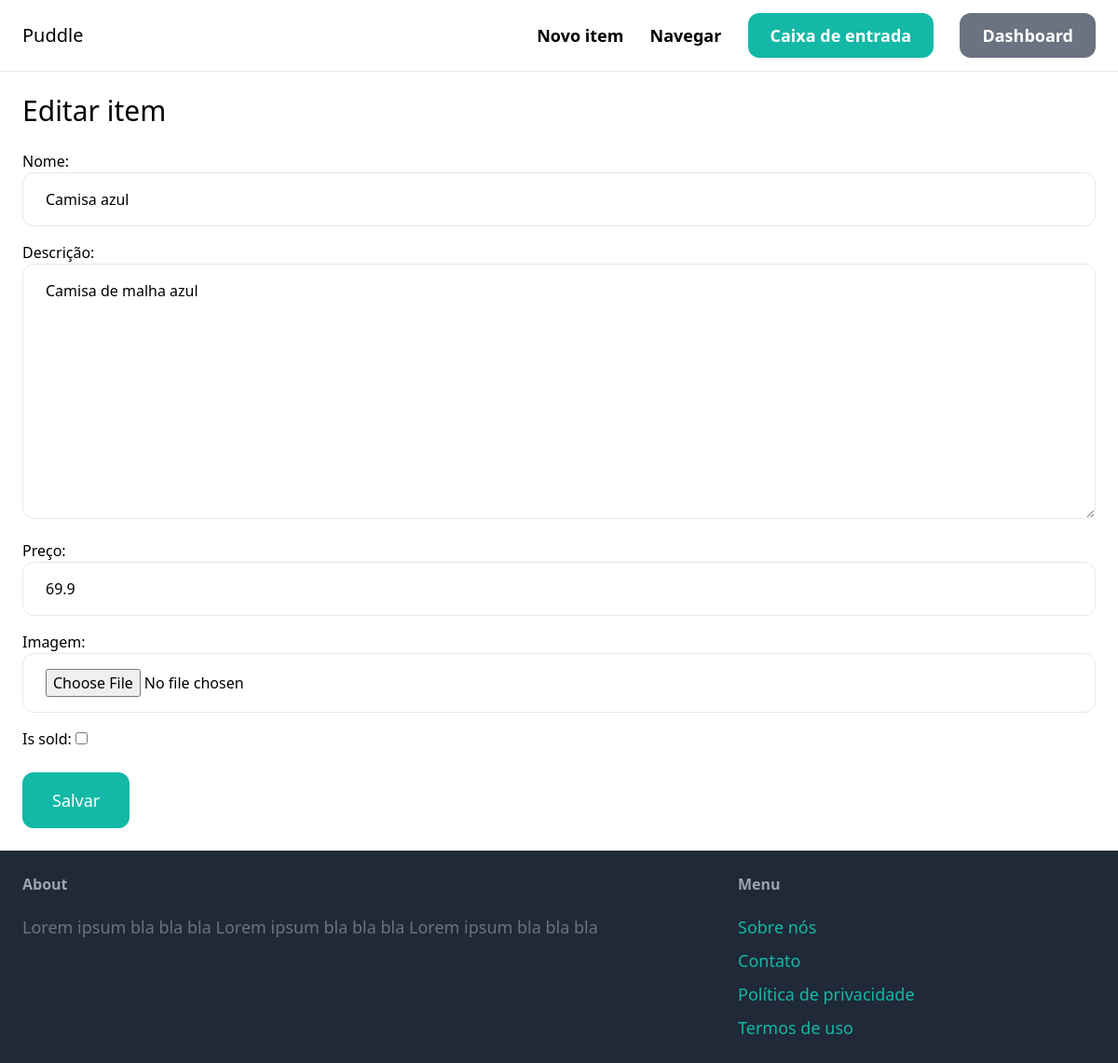
The app's page /items/2/edit/ (signed in) with its own data.
### item/models.py (models this page shows, shortened)
class Item(models.Model):
    category = models.ForeignKey(Category, related_name='items', on_delete=models.CASCADE)
    name = models.CharField(max_length=255)
    description = models.TextField(blank=True, null=True)
    price = models.FloatField()
    image = models.ImageField(upload_to='item_images', blank=True, null=True)
    is_sold = models.BooleanField(default=False)
    created_by = models.ForeignKey(User, related_name='items', on_delete=models.CASCADE)
    created_at = models.DateTimeField(auto_now_add=True)

### item/views.py (the view)
# urls.py: path('<int:pk>/edit/', views.edit, name='edit'),
@login_required
def edit(request, pk):
    item = get_object_or_404(Item, pk=pk, created_by=request.user)
    if request.method == 'POST':
        form = EditItemForm(request.POST, request.FILES, instance=item)
        if form.is_valid():
            form.save()
            return redirect('item:detail', pk=item.id)
    else:
        form = EditItemForm(instance=item)
    return render(request, 'item/form.html', {
        'form': form,
        'title': 'Editar item',
    })

### item/forms.py
class EditItemForm(forms.ModelForm):
    class Meta:
        model = Item
        fields = ('name', 'description', 'price', 'image', 'is_sold')
        labels = {
            'name': 'Nome',
            'description': 'Descrição',
            'price': 'Preço',
            'image': 'Imagem',
        }
        widgets = {
            'name': forms.TextInput(attrs={
                'class': INPUT_CLASSES
            }),
            'description': forms.Textarea(attrs={
                'class': INPUT_CLASSES
            }),
            'price': forms.TextInput(attrs={
                'class': INPUT_CLASSES
            }),
            'image': forms.FileInput(attrs={
                'class': INPUT_CLASSES
            })
        }

### item/templates/item/form.html (shortened to what this page needs)
{% extends 'core/base.html' %}
{% block content %}
<h1 class="mb-6 text-3xl">{{ title }}</h1>
<form method="post" action="." enctype="multipart/form-data">
    <div class="space-y-4">
        {{ form.as_p }}
    </div>
    <button class="mt-6 py-4 px-8 text-lg bg-teal-500 hover:bg-teal-700 rounded-xl text-white">Salvar</button>
</form>
{% endblock %}

### records on screen
Item: name "Camisa azul", description "Camisa de malha azul", price "69.9"

### other values on screen
{{ title }} "Editar item"
